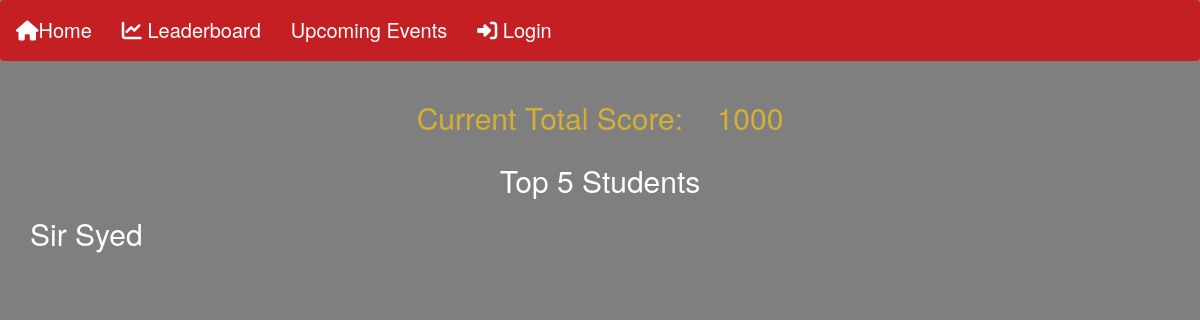
/top-students.php?team=3, run on an earlier commit of the app's database.
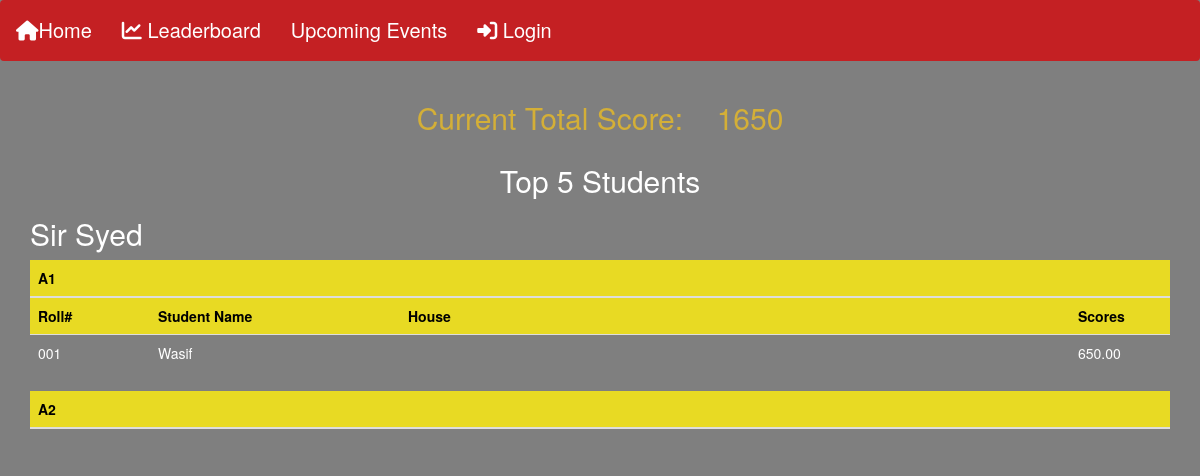
And on a later commit of the database.
### tables this page shows
CREATE TABLE `teams` (
  `id` int(10) UNSIGNED NOT NULL,
  `name` varchar(191) NOT NULL,
  `background` varchar(191) DEFAULT '1A7D0E',
  `background_hover` varchar(191) DEFAULT '224FD6',
  `status` tinyint(1) DEFAULT 1
);

CREATE TABLE `class_types` (
  `id` int(10) UNSIGNED NOT NULL,
  `class_type` varchar(191) NOT NULL
);

CREATE TABLE `students` (
  `id` int(10) UNSIGNED NOT NULL,
  `classtype_id` int(10) UNSIGNED NOT NULL,
  `roll_number` varchar(191) NOT NULL,
  `student_name` varchar(191) NOT NULL,
  `house` varchar(191) DEFAULT NULL,
  `team_id` int(10) UNSIGNED NOT NULL
);

### functions.php (called while the page is built, shortened)
<?php
class web {
	public function getClassTypes()
    {
		global $db;
		$result = $db->query("SELECT * FROM class_types");
		if ($result->num_rows > 0) {
			$data = [];
			while($row = $result->fetch_assoc()) {
				$data[] = $row;
			}
			return $data;
		} else {
		  return "0 results";
		}
    }
	public function getTeamsById($id)
    {
		global $db;
		$result = $db->query("SELECT * FROM teams WHERE id = ".$id."");
		if ($result->num_rows > 0) {
			$data = [];
			while($row = $result->fetch_assoc()) {
				$data[] = $row;
			}
			return $data;
		} else {
		  return "0 results";
		}
    }
	public function getTeamById($id)
    {
		global $db;
		$result = $db->query("SELECT * FROM teams WHERE id = ".$id."");
		if ($result->num_rows > 0) {
			return $result->fetch_assoc();
		} else {
		  return 0;
		}
    }
	public function getStudentsByTeamIdAndClassTypeIdHighestScores($team_id,$classtype_id)
    {
		global $db;
		$result = $db->query(
			"SELECT students.id, students.classtype_id, students.roll_number, students.student_name, students.house, students.team_id,
			SUM(student_scores.score) as score
			FROM students
			INNER JOIN student_scores ON student_scores.student_id = students.id
			WHERE students.team_id = ".$team_id." AND students.classtype_id = ".$classtype_id."
			GROUP BY students.id
			ORDER BY score DESC
			LIMIT 5"
		);
		if ($result->num_rows > 0) {
			$data = [];
			while($row = $result->fetch_assoc()) {
				$data[] = $row;
			}
			return $data;
		} else {
		  return 0;
		}
    }
	public function totalScoreByStudentsOfTeam($id)
    {
		global $db;
		$result = $db->query("SELECT * FROM student_scores WHERE team_id = ".$id."");
		if ($result->num_rows > 0) {
			$qty= 0;
			while($row = $result->fetch_assoc()) {
				$qty += $row['score'];
			}
			return $qty;
		} else {
		  return 0;
		}
    }
}
?>

### top-students.php (the view, shortened to what this page needs)
<?php
	include("config.php");
	include("functions.php");
	$obj_web = new web;
	if(isset($_GET['team'])){
		$getTeamID = $_GET['team'];
		$getTeam = $obj_web->getTeamById($getTeamID);
	}
	if(!isset($getTeamID) || $getTeam == 0){
		$teams = $obj_web->getTeams();
	} else {
		$teams = $obj_web->getTeamsById($getTeam['id']);
	}
?>
<!doctype html>
<html>
<head>
	<link rel="stylesheet" href="https://maxcdn.bootstrapcdn.com/bootstrap/3.3.7/css/bootstrap.css">
</head>
<body>
	<div class="navbar">
		<a href="Home.html"><i class="fas fa-home"></i>Home</a>
		<a href="leaderboard.php"><i class="fas fa-chart-line"></i> Leaderboard </a>
		<a href="calendar.html">Upcoming Events</a>
		<a href="login.php"><i class="fas fa-sign-in-alt"></i> Login</a>
	</div>
<div class="oof">
	<div class="container">
		<?php
		foreach ($teams as $key => $team) {
			?>
			<table align="center">
			<tr>
				<td style="width: 300px;  "><h2 style="color:#D4AF37" >Current Total Score:</h2></td>
		<td style=" text-align: center; "><h2 style=" color:#D4AF37"><?=$obj_web->totalScoreByStudentsOfTeam($team['id']) + 1000 ?></h2></td>
	</tr>
	</table>
	<h2 align="center">Top 5 Students</h2>
			<h2><?=$team['name']?></h2>
			<?php
			foreach ($obj_web->getClassTypes() as $key => $type) {
				?>
				<table class="table">
					<thead>
						<tr class="bg-primary" style="background: #<?=$team['background']?>">
							<th colspan="4"><?=$type['class_type']?></th>
						</tr>
					</thead>
					<tbody>
						<?php
						if($obj_web->getStudentsByTeamIdAndClassTypeIdHighestScores($team['id'],$type['id'])){
							?>
							<tr class="bg-primary" style="background: #<?=$team['background']?>">
								<th>Roll#</th>
								<th>Student Name</th>
								<th>House</th>
								<th>Scores</th>
							</tr>
							<?php
							foreach ($obj_web->getStudentsByTeamIdAndClassTypeIdHighestScores($team['id'],$type['id']) as $key => $student) {
							?>
							<tr>
								<td width="120"><?=$student['roll_number']?></td>
								<td width="250"><?=$student['student_name']?></td>
								<td><?=$student['house']?></td>
								<td width="100">
									<?=$student['score']?>
								</td>
							</tr>
							<?php
							}
						}
						?>
					</tbody>
				</table>
				<?php
			}
		}
		?>
	</div>
</div>
</body>
</html>

### top-students.php (style rules this page uses)
.navbar { width:100%; background-color:#C42023; overflow:auto; }
.navbar a { float:left; text-align:center; padding:15px; color:white; text-decoration:none; font-size:20px; }
body { background:linear-gradient( rgba(0,0,0,0.5), rgba(0,0,0,0.5)), url('Images/lcas.jpg'); background-size: cover; ) }
h2 { color:white; }
th { color:black; }
td { color:white; }

What changed in the data, as far as the page shows it:
computed for teams "Sir Syed": totalScoreByStudentsOfTeam "1000" → "1650"
added class_types: class_type "A1"
added students: roll_number "001", student_name "Wasif", score "650.00"
added class_types: class_type "A2"
